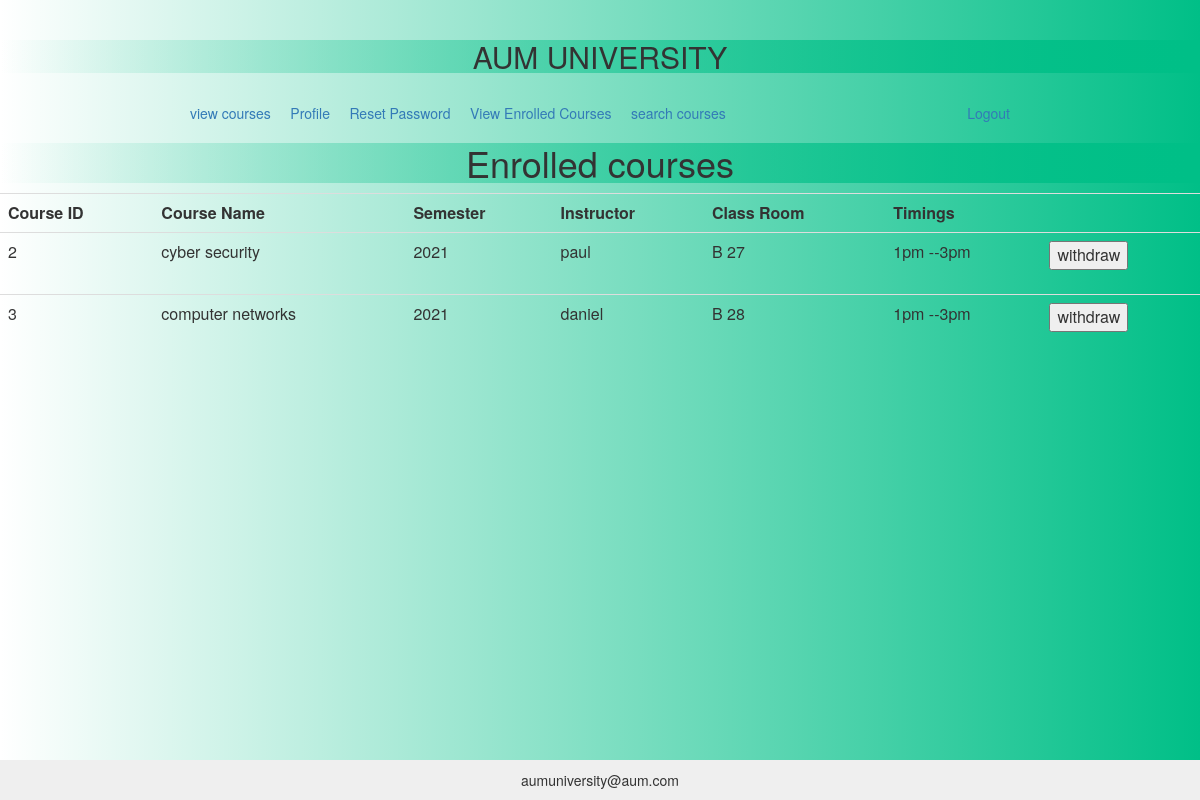
Page /signin/index.php?action=enrolled_courses (signed in) on the committed database.
### tables this page shows
CREATE TABLE `enrollment_details` (
  `student_id` int(11) DEFAULT NULL,
  `course_id` int(11) DEFAULT NULL
);

CREATE TABLE `course_info` (
  `courseID` int(11) NOT NULL,
  `course_name` varchar(50) DEFAULT NULL,
  `semester` int(11) DEFAULT NULL,
  `instructor` varchar(30) DEFAULT NULL,
  `classroom` varchar(20) DEFAULT NULL,
  `Timings` varchar(20) DEFAULT NULL
);

### model/student_db.php (called while the page is built, shortened)
<?php
function enrolledcourses($Id){
	global $db;
	$query = 'select * from course_info
		Right Join enrollment_details
		ON
		enrollment_details.course_id = course_info.courseID
		where enrollment_details.student_id=:id';
	$statement = $db->prepare($query);
	$statement->bindValue(":id", $Id);
	$statement->execute();
	$c = $statement->fetchAll();
	return $c;
}
?>

### signin/enrolled_courses.php (the view, shortened to what this page needs)
<html>
<head>
<link href="../style.css" media="screen" rel="stylesheet" type="text/css" />
  <link rel="stylesheet" href="https://maxcdn.bootstrapcdn.com/bootstrap/3.4.1/css/bootstrap.min.css">
</head>
<main>
<center>
<br>
<a href="index.php?action=view_courses">view courses</a>   &nbsp &nbsp
<a href="index.php?action=view_profile">Profile</a> &nbsp &nbsp
<a href="index.php?action=reset_password">Reset Password</a> &nbsp &nbsp
<a href="index.php?action=enrolled_courses">View Enrolled Courses</a> &nbsp &nbsp
<a href="index.php?action=search_courses">search courses</a>
<a href="logout.php">Logout</a>
<br>
<h1 id="grad1">Enrolled courses</h1>
    <section>
        <table class="table">
            <tr>
                <th>Course ID</th>
                <th>Course Name</th>
		<th>Semester</th>
		<th>Instructor</th>
		<th>Class Room</th>
		<th>Timings</th>
                <th>&nbsp;</th>
            </tr>
            <?php foreach ($enrolled as $enroll) : ?>
            <tr>
                <td><?php echo $enroll['courseID']; ?></td>
                <td><?php echo $enroll['course_name']; ?></td>
                <td><?php echo $enroll['semester']; ?></td>
		<td><?php echo $enroll['instructor']; ?></td>
		<td><?php echo $enroll['classroom']; ?></td>
		<td><?php echo $enroll['Timings']; ?></td>
                <td><form action="." method="post">
                    <input type="submit" value="withdraw">
                </form></td>
            </tr>
            <?php endforeach; ?>
        </table>
    </section>
</center>
</main>
</html>

### style.css (style rules this page uses)
body { margin: 0; background-image: url("./images/image1.png"); background-repeat: no-repeat; }
h2,h1 { text-align: center; color: #000066; }
* { box-sizing: border-box; }
.footer { position: absolute; right: 0; bottom: 0; left: 0; padding: 1rem; background-color: #efefef; text-align: center; overflow:auto; }
#grad1 ,h2 { background-image: linear-gradient(to right, rgba(0,0,135,0), rgba(0,191,135,1)); }

### rows in the picture
enrollment_details: course.courseID "2", course.course_name "cyber security", course.semester "2021", course.instructor "paul", course.classroom "B 27", course.Timings "1pm --3pm"
enrollment_details: course.courseID "3", course.course_name "computer networks", course.semester "2021", course.instructor "daniel", course.classroom "B 28", course.Timings "1pm --3pm"
